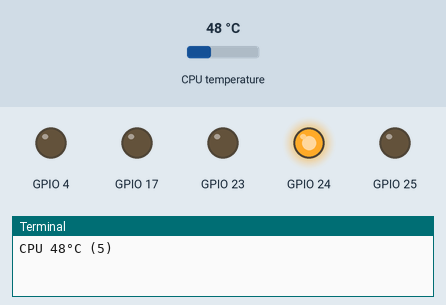
Bench run of a program on a simulated Raspberry Pi (BCM pin numbers). On the bench: output pins drawn as LEDs (lit = HIGH), the last lines printed to the terminal. The test bench sets the inputs (shaded band); at power-on: CPU temperature 48 °C.

Above: at 1.2 s.
1.3 s: CPU temperature set to 56 °C
15.3 s: CPU temperature set to 59 °C
26.5 s: CPU temperature set to 63 °C
At 31.4 s:
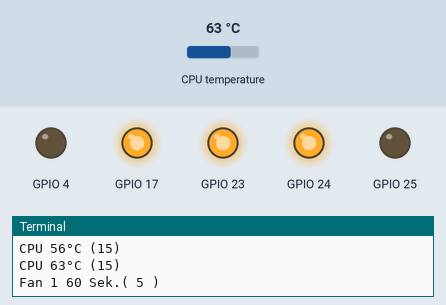
37.7 s: CPU temperature set to 66 °C
At 40.3 s:
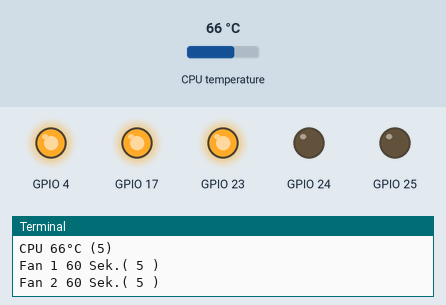
48.9 s: CPU temperature set to 31 °C
At 50.4 s:
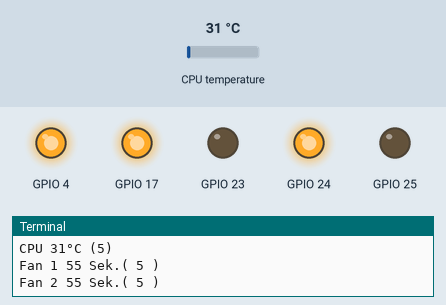
60.1 s: CPU temperature set to 58 °C
At 65.5 s:
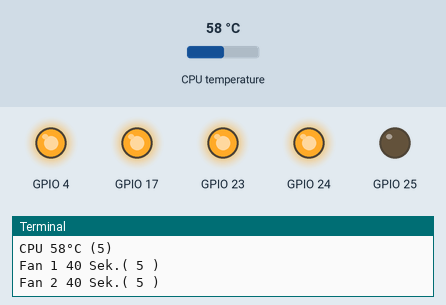
Timing chart, 0 to 116.5 s (numbered marks = the images above; inputs shaded):
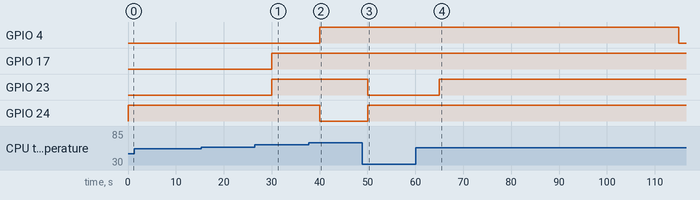

The program:

RGB_Lueftersteuerung.py
```python
# Lüftersteuerung
# Version 0.4
# Geschrieben von: Fabian Riegeer

# Bibliotheken importieren
import RPi.GPIO as GPIO
import time


def GPIO_start():  # GPIO Startwerte
    GPIO.setmode(GPIO.BCM)  # Auswahl Pinbelegung
    GPIO.setwarnings(False)  # Warnungen Pinbelegung/-zustand
    GPIO.setup(23, GPIO.OUT)  # LED rot
    GPIO.setup(24, GPIO.OUT)  # LED grün
    GPIO.setup(25, GPIO.OUT)  # LED blau
    GPIO.setup(17, GPIO.OUT)  # Lüfter 1
    GPIO.setup(4, GPIO.OUT)  # Lüfter 2

    GPIO.output(23, GPIO.LOW)  # GPIO auf 0 setzen
    GPIO.output(24, GPIO.LOW)
    GPIO.output(25, GPIO.LOW)
    GPIO.output(4, GPIO.LOW)
    GPIO.output(17, GPIO.LOW)


class LED:  # Module LED Zustand
    def green():  # LED grün
        GPIO.output(23, GPIO.LOW)
        GPIO.output(24, GPIO.HIGH)
        GPIO.output(25, GPIO.LOW)

    def yellow():  # LED gelb
        GPIO.output(23, GPIO.HIGH)
        GPIO.output(24, GPIO.HIGH)
        GPIO.output(25, GPIO.LOW)

    def red():  # LED rot
        GPIO.output(23, GPIO.HIGH)
        GPIO.output(24, GPIO.LOW)
        GPIO.output(25, GPIO.LOW)


class fan:  # Module Lüfter
    def off():  # Lüfter aus
        GPIO.output(17, GPIO.LOW)
        GPIO.output(4, GPIO.LOW)

    def one():  # Nur Lüfter 1 an
        GPIO.output(17, GPIO.HIGH)
        GPIO.output(4, GPIO.LOW)

    def two():  # Lüfter 1 + 2 an
        GPIO.output(17, GPIO.HIGH)
        GPIO.output(4, GPIO.HIGH)


GPIO_start()  # GPIO auf Startwerte setzen

# Konfiguration
fantime = -1  # Lüfter 1 Startwert aus (-1)
fantime2 = -1  # Lüfter 2 Startwert aus (-1)

sec_short = 5  # Intervall zwischen Messungen in Sekunden
sec = sec_short  # Variable Intervall
sec_long = sec * 3  # Intervallzeit verlängern
timer = 60  # Nachlaufzeit Lüfter wenn rote LED aus (Sek.)
fan_on = int(timer / sec_short)  # Berechnung für Lüfternachlaufzeit

normal = 50  # Temperatur normal
warm = 58  # Temperatur warm
hot = 65  # Temperatur heiß

while 1:  # Schleife zur dauernden Abfrage starten

    tempData = "/sys/class/thermal/thermal_zone0/temp"
    readData = open(tempData, "r")  # Datei öffnen
    temperature = readData.readline(2)  # Temperatur auslesen
    readData.close()  # Datei schließen
    print("CPU " + temperature + "°C (" + str(sec) + ")")  # Ausgabe Temperatur
    temperature = int(temperature)  # Temperatur als Zahl

    # Zustandsabfrage LED + Lüfter
    if fantime2 == -1:  # wenn Lüfter 2 aus
        if temperature < warm:
            LED.green()
            if fantime != -1:  # Wenn Lüfter 1 an
                fan.one()  # Lüfter 1 an
                fantime -= 1  # Lüfter 1 Intervalle -1
            else:
                fan.off()  # Lüfter aus
                fantime = -1  # Lüfter 1 Laufzeit auf 0
                sec = sec_long  # Intervallzeit verlängern
        elif temperature >= warm and temperature < hot:
            LED.yellow()
            fan.one()  # ein Lüfter an
            fantime = fan_on  # Lüfter 1 Laufzeit
            sec = sec_short  # Intervallzeit verlkürzen
        elif temperature >= hot:
            LED.red()
            fan.two()  # beide Lüfter an
            fantime = fan_on  # Lüfter 1 Laufzeit
            fantime2 = fan_on  # Lüfter 2 Laufzeit
            sec = sec_short  # Intervallzeit verlkürzen
    elif fantime2 != -1:  # wenn Lüfter 2 an
        fantime -= 1  # Lüfter 1 Intervalle -1
        fantime2 -= 1  # Lüfter 2 Intervalle -1
        if temperature < warm:
            LED.green()
        elif temperature >= warm and temperature < hot:
            LED.yellow()
        elif temperature >= hot:
            fantime = fan_on  # Lüfter 1 Laufzeit
            fantime2 = fan_on  # Lüfter 2 Laufzeit

    # Ausgabe Lüfternachlauf
    if fantime2 != -1:  # wenn Lüfter 2 nicht -1
        print("Fan 1", fantime * sec, "Sek." + "(", sec, ")")  # Zeit Lüfter 1
        print("Fan 2", fantime2 * sec, "Sek." + "(", sec, ")")  # Zeit Lüfter 2
    elif fantime != -1:  # wenn Lüfter 1 nicht -1
        print("Fan 1", fantime * sec, "Sek." + "(", sec, ")")  # Zeit Lüfter 1

    time.sleep(sec)  # Intervall Abstand

GPIO.cleanup()  # GPIO zurücksetzen
```

Measured:
- the behaviour switches between 64 and 65 °C on CPU temperature (found by bisection; images 1 and 2)
- after the input at 15.3 s, every drawn part: stays the same
- after the input at 37.7 s, GPIO 4: LOW → HIGH after 2.3 s; GPIO 24: HIGH → LOW after 2.3 s
- after the input at 48.9 s, GPIO 23: HIGH → LOW after 1.1 s; GPIO 24: LOW → HIGH after 1.1 s
- after the input at 60.1 s, GPIO 17: stays HIGH (without the input it goes to LOW after 54.9 s); GPIO 23: LOW → HIGH after 4.9 s
